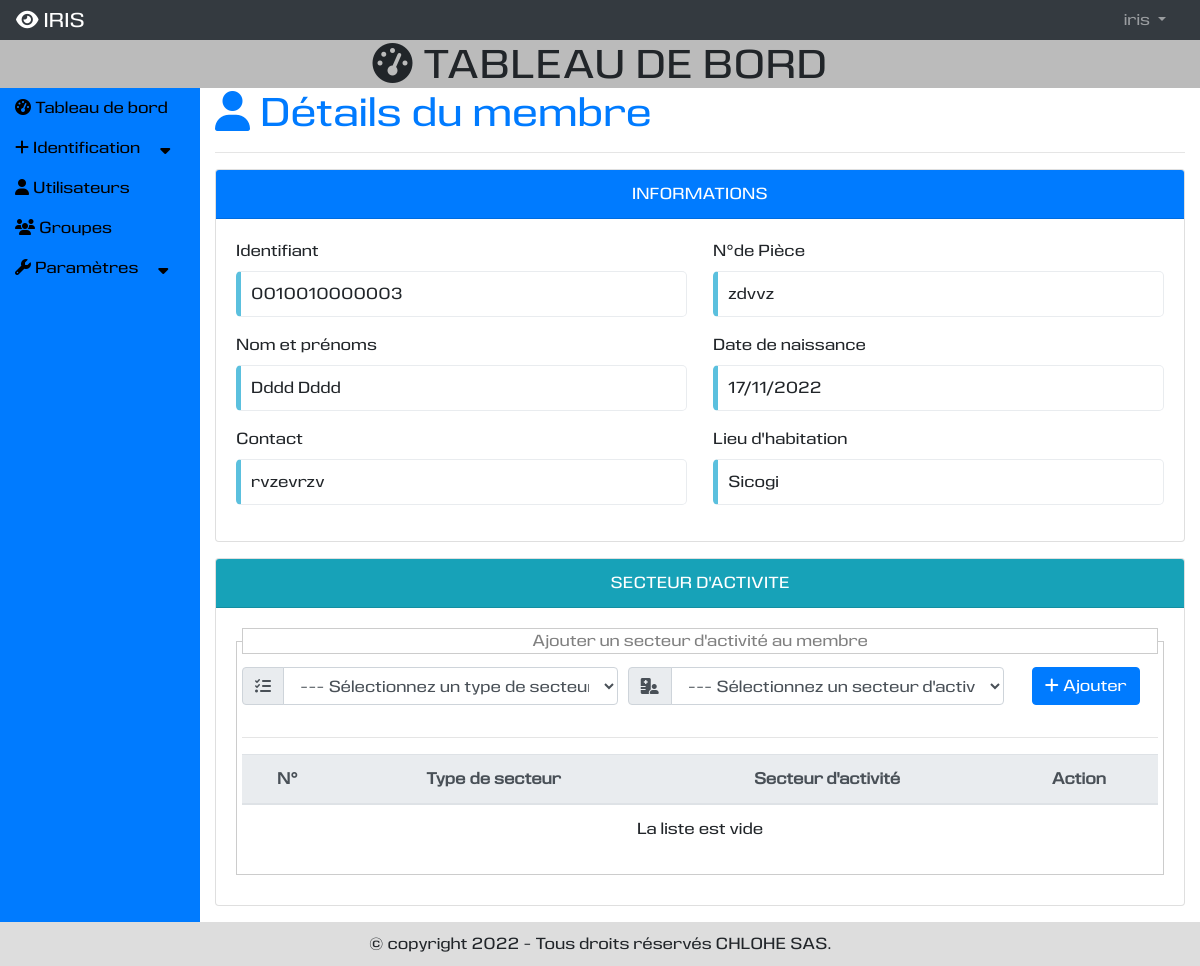
The page /presentation/details-secteuragricole/3 (signed in) on the database as committed earlier.
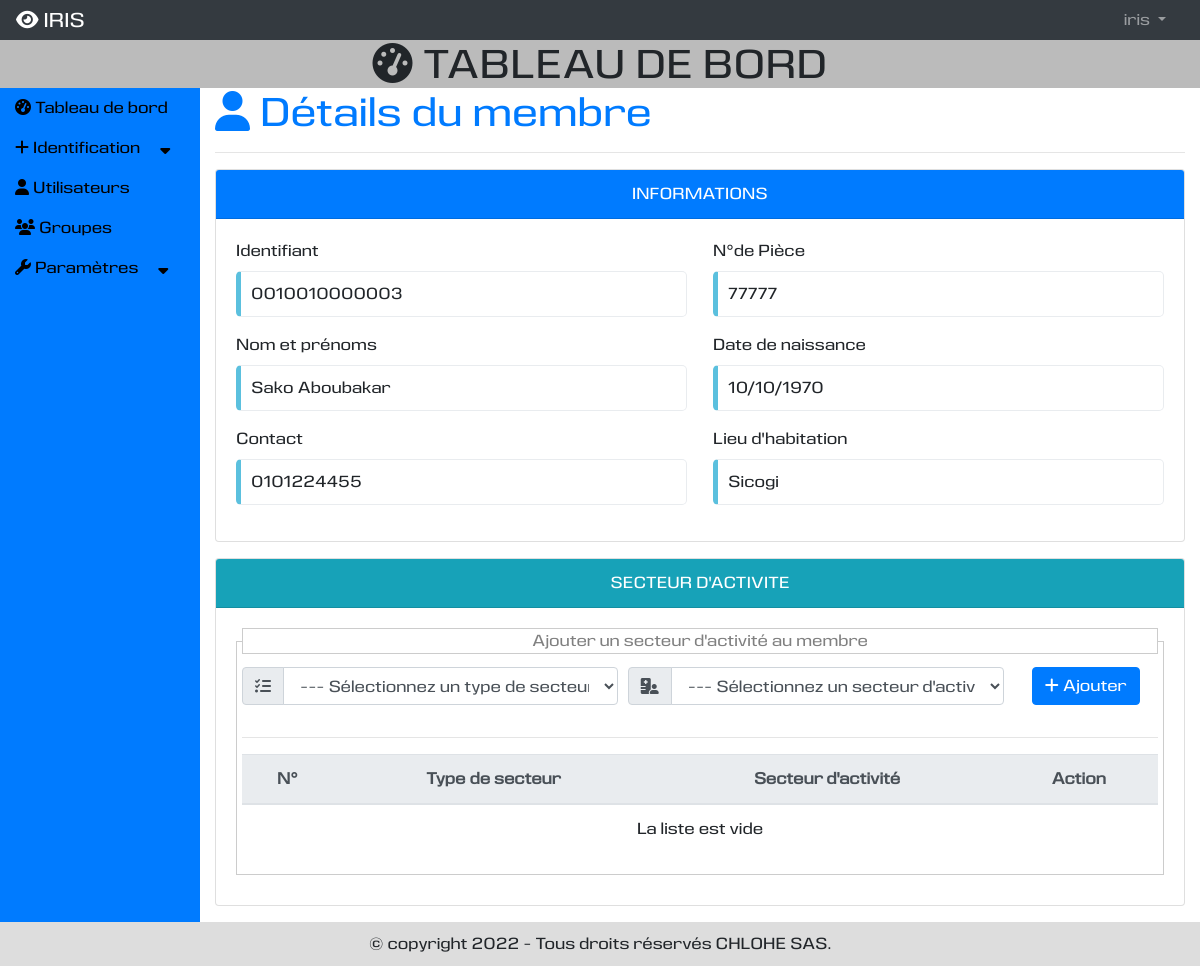
The same page on the database as committed later.
### vieprofessionnelle/models.py (models this page shows, shortened)
class Membre(models.Model):
    identifiant = models.CharField(max_length=12, null=True,blank=True, default=None, unique=True, verbose_name="Identifiant")
    nom = models.CharField(max_length=250, null=False,blank=False, verbose_name="Nom")
    nomjeunefille = models.CharField(max_length=250, null=True,blank=True,default="", verbose_name="Nom de jeune fille")
    prenoms = models.CharField(max_length=250, null=True,blank=True, default="", verbose_name="Prénoms")
    nom_prenoms = models.CharField(max_length=250, null=True,blank=True, default="",db_index=True, verbose_name="Nom et prénoms")
    actif = models.BooleanField(default=False)
    numerobadge = models.CharField(max_length=250,null=True,blank=True,  default=None, unique=True,verbose_name="N°Badge")
    qrcode = models.CharField(max_length=250,null=True,blank=True, default=None,unique=True,verbose_name="QR Code")
    dateenre = models.DateField(default=None, null=True, blank=True, verbose_name="Date d'enregistrement")
    date_naissance = models.DateField(default=None, null=True, blank=True, verbose_name="Date de naissance")
    contact = models.CharField(max_length=50, default=None, unique=True, verbose_name="Contact")
    numeropiece = models.CharField(max_length=100,default=None, unique=True, verbose_name="N°de la pièce")
    secteurs = models.ManyToManyField(Secteur)
    typepiece = models.ForeignKey(TypePiece, null=True, on_delete=models.SET_NULL)
    niveauscolaire = models.ForeignKey(NiveauScolaire, null=True, on_delete=models.SET_NULL)
    sexe = models.ForeignKey(Sexe, null=True, on_delete=models.SET_NULL)
    nationalite = models.ForeignKey(Nationalite, null=True, on_delete=models.SET_NULL)
    parents = models.ManyToManyField("Parent")
    situationmatrimoniale = models.ForeignKey(SituationMatrimoniale, null=True, on_delete=models.SET_NULL)
    quartier = models.ForeignKey(Quartier, null=True, on_delete=models.SET_NULL)
    lieunaissance = models.ForeignKey(Commune, null=True, on_delete=models.SET_NULL)
    utilisateur = models.ForeignKey(User, null=True, on_delete=models.SET_NULL)

### localisation/models.py (models this page shows)
class Quartier(models.Model):
    code = models.CharField(max_length=100, unique=True)
    libelle = models.CharField(max_length=250, verbose_name="Quartier", unique=True)
    commune = models.ForeignKey(Commune,on_delete=models.SET_NULL, null=True)
    def __str__(self):
        return self.libelle

### presentation/views.py (the view)
# urls.py: path('details-secteuragricole/<str:id>', views.detail_secteuragricole, name='detail_secteuragricole'),
@login_required
@permission_required('vieprofessionnelle.add_membre', raise_exception=True)
def detail_secteuragricole(request, id):
    try:
        membre = Membre.objects.get(id=id)
    except Membre.DoesNotExist:
        messages.error(request, "Ce membre n'existe pas.")
        return HttpResponseRedirect(reverse('presentation:ajouter_secteuragricole'))
    typesecteurs = TypeSecteur.objects.order_by('id')
    secteurs = Secteur.objects.filter(membre=membre).order_by('secteur')
    context = {
        'title': "Détials du membre",
        'membre': membre,
        'typesecteurs': typesecteurs,
        'secteurs': secteurs,
    }
    return render(request, 'presentation/details_secteur_agricole.html', context)

### presentation/templates/presentation/details_secteur_agricole.html (shortened to what the changed rows need)
{% extends 'utilisateur/base.html' %}
{% load static %}
{% block tableau_de_bord %}
<div class="row">
    <div class="col-md-12">
        <h1 class="text-primary"><i class="fas fa-user"></i> Détails du membre</h1>
    </div>
    <div class="col-md-12 mb-3">
        <div class="card">
            <div class="card-body">
                <div class="form-row mb-3">
                    <div class="col mr-3">
                        <label>Identifiant</label>
                        <p class="contour-info">
                            {{membre.identifiant}}
                        </p>
                    </div>
                    <div class="col">
                        <label>N°de Pièce</label>
                        <p class="contour-info">
                            {{membre.numeropiece}}
                        </p>
                    </div>
                </div>
                <div class="form-row mb-3">
                    <div class="col mr-3">
                        <label>Nom et prénoms</label>
                        <p class="contour-info">
                            {{membre.nom_prenoms}}
                        </p>
                    </div>
                    <div class="col">
                        <label>Date de naissance</label>
                        <p class="contour-info">
                            {{membre.date_naissance|date:'d/m/Y'}}
                        </p>
                    </div>
                </div>
                <div class="form-row mb-3">
                    <div class="col mr-3">
                        <label>Contact</label>
                        <p class="contour-info">
                            {{membre.contact}}
                        </p>
                    </div>
                    <div class="col">
                        <label>Lieu d'habitation</label>
                        <p class="contour-info">
                            {{membre.quartier}}
                        </p>
                    </div>
                </div>
            </div>
        </div>
    </div>
    <div class="col-md-12 mb-3">
        <div class="card">
            <div class="card-body">
                <form action="post" method="#">
                    <fieldset style="border:1px solid #CCC; margin-bottom:10px; padding:5px;">
                    <table class="table table-hover table-responsive-md text-center" id="tablesecteur">
                        <thead>
                        <tr class="thead-light">
                            <th>N°</th>
                            <th>Type de secteur</th>
                            <th>Secteur d'activité</th>
                            <th>Action</th>
                        </tr>
                        </thead>
                    </table>
                </fieldset>
                </form>
            </div>
        </div>
    </div>
</div>
{% endblock %}

Rows that differ between the two databases and show on the page:
changed Membre "Sicogi": numeropiece "zdvvz" → "77777"; nom_prenoms "Dddd Dddd" → "Sako Aboubakar"; date_naissance "17/11/2022" → "10/10/1970"; contact "rvzevrzv" → "0101224455"
